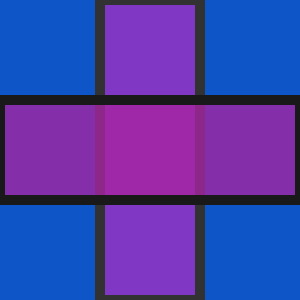
Frame 1 (no input)
Frame 60 (no input): identical to frame 1, image omitted
Frame 120 (the mouse pressed at the canvas centre since frame 60): identical to frame 1, image omitted

The p5.js sketch that drew this single still picture (run headless with seeded random() and noise() and a simulated clock; from frame 60 on, the mouse is pressed at the canvas centre):

// p5.js sketch
// ── sketch.js
function setup(){
    createCanvas(300,300);
}

function draw(){
    rectMode(CENTER);
    background(14,85,199);
    fill(128,55,196);
    strokeWeight(10)
    stroke(50);
    rect(150,150,100,300);
    stroke(25);
    fill(166,36,161,200);
    rect(150,150,300,100);
}
